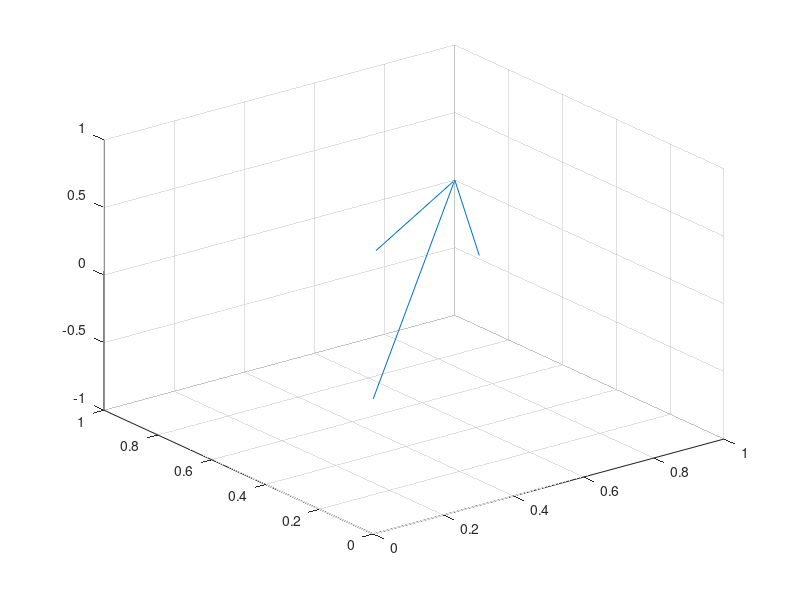

Reproduce this figure in MATLAB. (Note: this script raises an error after producing the figure.)
% x = coordinate del vettore (punto) da proiettare su v
x=[1; 1; 0];
% La direzione del vettore v è
v=[1; -1; 0];
%t = x'*v/(v'v)
t =x'*v/(v'*v);
% In questo esempio i vettori x e v sono ortogonali  (il loro prodotto
% scalare è 0) di conseguenza t=0
r_0=[0; 0; 0];
% Il vettore hatx è semplicemente il punto di coordinate 0 0 0
hatx= r_0+t*v;
% dist= || x- hatx||
dist=norm(x-hatx);
disp(['La distanza è uguale a: ' num2str(dist)])
% La distanza non è altro che la norma del vettore x (dato che hatx=0)
% In altri termini, in questo esempio la distanza è la radice quadrata di 2
% ossia la norma del vettore x

% Rappresentazione grafica (non nel libro)
close all
fs=14;
quiver3(0,0,0,x(1),x(2),x(3),0)
hold("on")
xstri=string(x);
testox="x=(" + xstri(1) + "," + xstri(2) + "," + xstri(3) + ")";
vstri=string(v);
testov="v=(" + vstri(1) + "," + vstri(2) + "," + vstri(3) + ")";
dx=0.01;
text(x(1)+dx,x(2)+dx,x(3)+dx,testox,"FontSize",fs);
quiver3(0,0,0,v(1),v(2),v(3),0)
text(v(1),v(2),v(3),testov,"FontSize",fs);

quiver3(0,0,0,t*v(1),t*v(2),t*v(3),0)
text(t*v(1),t*v(2),t*v(3),['tv=' num2str(t) '*v'],"FontSize",fs,'HorizontalAlignment','right');

axis equal
xlabel('Prima coordinata')
ylabel('Seconda coordinata')
zlabel('Terza coordinadata')
title('Proiezione del vettore x sul vettore v')
%% Nuovo esempio (non presente nel libro)
% x = coordinate del vettore (punto) da proiettare su v
x=[1; 2; 3];
% non è necessaria alcuna traslazione
r0=[0; 0; 0];
% Vettore v
v=[2; 2.4; 3.5];

% Calcolo di t
t =x'*v/(v'*v);

% Calcolo del vettore  hatx
hatx= r0+t*v;

% dist= || x- hatx|| = distanza del punto x dal vettore hatx
dist=norm(x-hatx);
disp(['Distanza del punto x dal vettore hatx: ' num2str(dist)])

lunghproiez=norm(x);
disp(['La lunghezza della proiezione ortogonale ' ...
    'è uguale a: ' num2str(lunghproiez)])

% i vettori v e hatx sono ortogonali
disp('Verifica dell''ortogonalità tra v e (x-hatx)')
disp(['Prodotto interno v''(x-hatx)=' num2str(v'*(x-hatx))])
title('Proiezione ortogonale del vettore x sul vettore v')


% Il grafico viene creato in una nuova figura
figure
fs=14; % fs = fontsize

% vettore x
quiver3(0,0,0,x(1),x(2),x(3),0,'Color','b')
text(x(1),x(2),x(3),"x","FontSize",fs);

hold("on")

% vettore v
quiver3(0,0,0,v(1),v(2),v(3),0,'Color','m')
text(v(1),v(2),v(3),"v","FontSize",fs);

% vettore tv
quiver3(0,0,0,t*v(1),t*v(2),t*v(3),0,'LineWidth',1,'Color','k')
% I valori di dx sono stati inseriti manualmente per non fare sovrapporre
% il testo al vettore
dx=[-0.1 -0.4 0];
text(t*v(1)+dx(1),t*v(2)+dx(2),t*v(3)+dx(3), ['$\hat x=tv=' num2str(t) '*v$'],'FontSize',fs,'Rotation',-5, ...
    'Interpreter','latex');

% vettore x-hatx= vettore che parte da x e arriva fino a hatx
xminushatx=x-hatx;
quiver3(x(1),x(2),x(3),-xminushatx(1),-xminushatx(2),-xminushatx(3),0, ...
    'LineWidth',1,'Color','r','MaxHeadSize',1)
dy=0.15;
text(x(1)+dy,x(2)+dy,x(3)+dy,'$x-\hat x$', ...
    "FontSize",fs,'Rotation',-57,'Interpreter','latex');

% oppure se faccio partire il vettore da hatx=tv
% quiver3(hatx(1),hatx(2),hatx(3),xminushatx(1),xminushatx(2),xminushatx(3),0)

xlabel('Prima coordinata')
ylabel('Seconda coordinata')
zlabel('Terza coordinata')

axis equal


%   print -depsc ..\..\figs\proiezIntro.eps;
